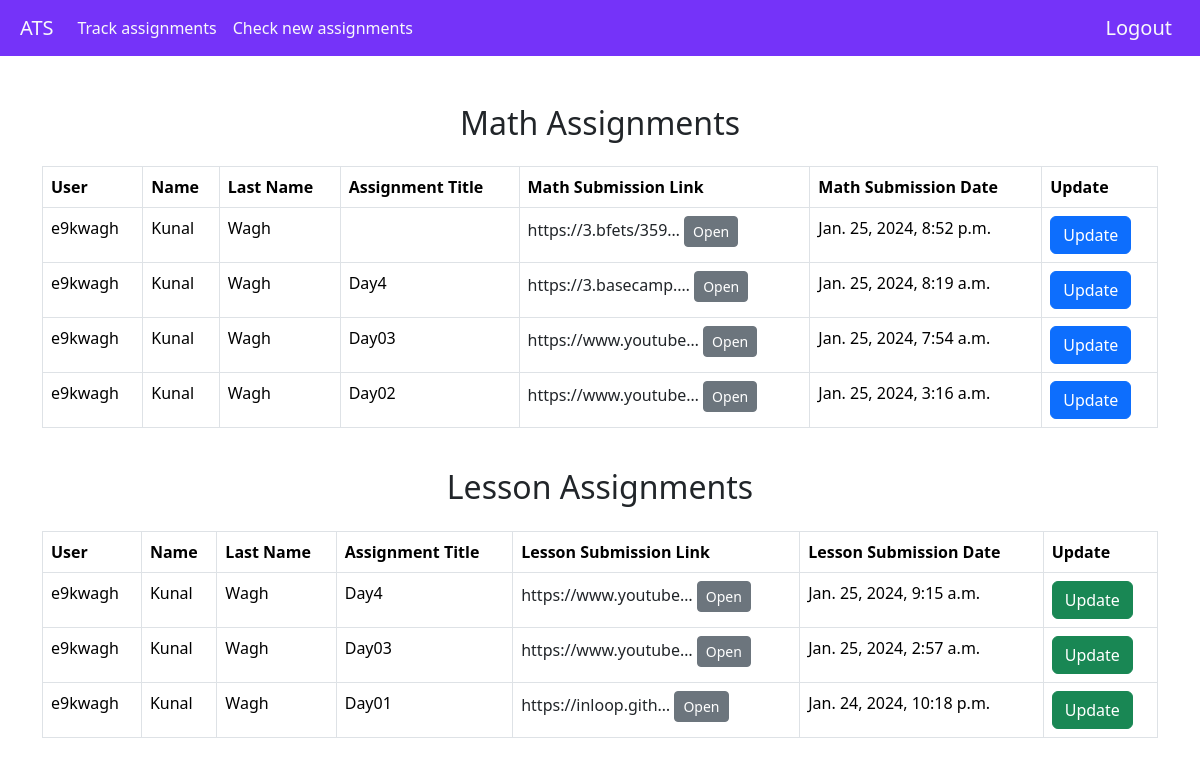
Page /student_tracker (signed in) on the earlier database version.
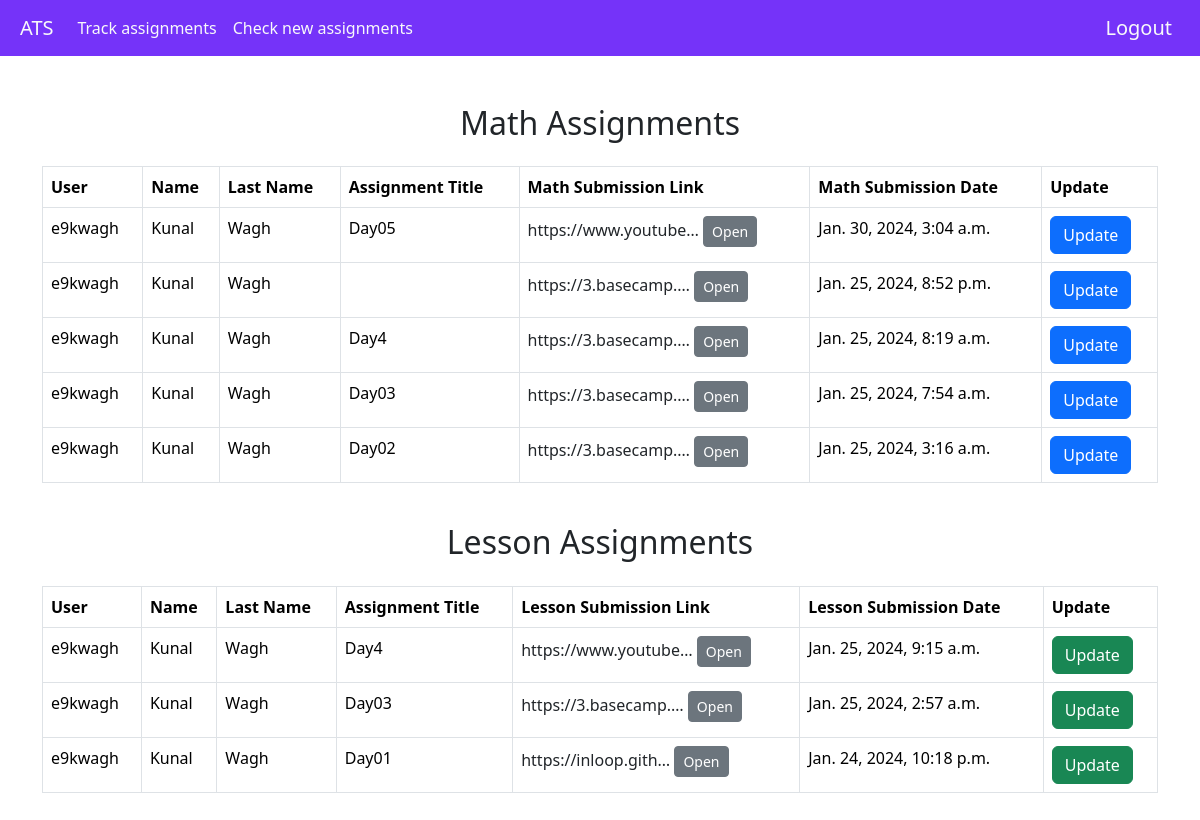
Same page on the later database version.
### student_work/models.py (models this page shows, shortened)
class Submission(models.Model):
    student = models.ForeignKey(
        User, on_delete=models.CASCADE, related_name="student_name"
    )
    assigmnets = models.ForeignKey(Assignments, on_delete=models.CASCADE)
    math_sub_link = models.URLField(null=True, blank=True)
    math_sub_date = models.DateTimeField(null=True, blank=True)
    lesson_sub_link = models.URLField(null=True, blank=True)
    lesson_sub_date = models.DateTimeField(null=True, blank=True)
    missed_deadline_count = models.IntegerField(default=0)
    on_time_submission_count = models.IntegerField(default=0)

class Assignments(models.Model):
    created_by = models.ForeignKey(
        User, on_delete=models.CASCADE, related_name="created_assignments"
    )
    created_at = models.DateTimeField(auto_now_add=True)
    updated_at = models.DateTimeField(auto_now=True)
    title = models.CharField(max_length=200, blank=True)
    description = models.TextField(max_length=150, blank=True)
    is_submitted = models.BooleanField(default=False)
    math_send_time = models.DateTimeField()
    math_deadline = models.DateTimeField()
    math_question_link = models.URLField()
    lesson_send_time = models.DateTimeField()
    lesson_deadline = models.DateTimeField()
    lesson_question_link = models.URLField()

### student_work/views.py (the view)
# urls.py: path("student_tracker", views.student_tracker, name="student_tracker"),
@login_required(login_url="studentlogin")
def student_tracker(request):
    math_submissions = Submission.objects.filter(
        student=request.user, math_sub_link__isnull=False, math_sub_date__isnull=False
    ).order_by("-math_sub_date")
    print("math_submissions", math_submissions)
    lesson_submissions = Submission.objects.filter(
        student=request.user,
        lesson_sub_link__isnull=False,
        lesson_sub_date__isnull=False,
    ).order_by("-lesson_sub_date")
    math_update_Form = Math_update_Form()
    lesson_update_Form = Lesson_update_Form()
    context = {
        "math_submissions": math_submissions,
        "lesson_submissions": lesson_submissions,
        "math_update_Form": math_update_Form,
        "lesson_update_Form": lesson_update_Form,
    }
    return render(request, "student_work/student_tracker.html", context)

### student_work/templates/student_work/student_tracker.html (shortened to what the changed rows need)
{% extends 'student_work/base.html' %}
{% block content %}
<div class="container mt-5 mb-4">
    <h2 class="text-center my-4">Math Assignments</h2>
    <div class="table-responsive">
        <table class="table table-bordered">
            <thead>
                <tr>
                    <th>User</th>
                    <th>Name</th>
                    <th>Last Name</th>
                    <th>Assignment Title</th>
                    <th>Math Submission Link</th>
                    <th>Math Submission Date</th>
                    <th>Update</th>
                </tr>
            </thead>
            <tbody>
                {% for submission in math_submissions %}
                <tr>
                    <td>{{ submission.student.username }}</td>
                    <td>{{ submission.student.first_name }}</td>
                    <td>{{ submission.student.last_name }}</td>
                    <td>{{ submission.assigmnets.title }}</td>
                    <td>
                        <a
                            href="{{ submission.math_sub_link }}"
                            data-bs-toggle="popover"
                            data-bs-content="{{ submission.math_sub_link }}"
                            data-bs-trigger="hover"
                            data-bs-placement="top"
                            role="button"
                            class="text-decoration-none text-dark"
                            target="_blank"
                            style="transition: color 0.3s;"
                        >
                            {{ submission.math_sub_link|truncatechars:20 }}
                            <button
                                class="btn btn-sm btn-secondary"
                                data-bs-toggle="tooltip"
                                data-bs-placement="top"
                                title="Open in New Tab"
                                style="pointer-events: none;"
                            >
                                Open
                            </button>
                        </a>
                    </td>
                    <td>{{ submission.math_sub_date }}</td>
                    <td>
                        <button class="btn btn-primary" data-bs-toggle="modal" data-bs-target="#exampleModalMath_{{ submission.id }}">
                            Update
                        </button>
                    </td>
                </tr>
                {% endfor %}
            </tbody>
        </table>
    </div>
    <h2 class="text-center my-4">Lesson Assignments</h2>
    <div class="table-responsive">
        <table class="table table-bordered">
            <thead>
                <tr>
                    <th>User</th>
                    <th>Name</th>
                    <th>Last Name</th>
                    <th>Assignment Title</th>
                    <th>Lesson Submission Link</th>
                    <th>Lesson Submission Date</th>
                    <th>Update</th>
                </tr>
            </thead>
            <tbody>
                {% for submission in lesson_submissions %}
                <tr>
                    <td>{{ submission.student.username }}</td>
                    <td>{{ submission.student.first_name }}</td>
                    <td>{{ submission.student.last_name }}</td>
                    <td>{{ submission.assigmnets.title }}</td>
                    <td>
                        <a
                            href="{{ submission.lesson_sub_link }}"
                            data-bs-toggle="popover"
                            data-bs-content="{{ submission.lesson_sub_link }}"
                            data-bs-trigger="hover"
                            data-bs-placement="top"
                            role="button"
                            class="text-decoration-none text-dark"
                            target="_blank"
                            style="transition: color 0.3s;"
                        >
                            {{ submission.lesson_sub_link|truncatechars:20 }}
                            <button
                                class="btn btn-sm btn-secondary"
                                data-bs-toggle="tooltip"
                                data-bs-placement="top"
                                title="Open in New Tab"
                                style="pointer-events: none;"
                            >
                                Open
                            </button>
                        </a>
                    </td>
                    <td>{{ submission.lesson_sub_date }}</td>
                    <td>
                        <button class="btn btn-success" data-bs-toggle="modal" data-bs-target="#exampleModalLesson_{{ submission.id }}">
                            Update
                        </button>
                    </td>
                </tr>
                {% endfor %}
            </tbody>
        </table>
    </div>
</div>
{% endblock %}

Differences in the rows shown:
added Submission: student.username "e9kwagh", student.first_name "Kunal", student.last_name "Wagh", assigmnets "Day05", math_sub_link "https://www.youtube…", math_sub_date "Jan. 30, 2024, 3:04 a.m.", shown under "Math Assignments"
changed Submission "Jan. 25, 2024, 8:52 p.m.": math_sub_link "https://3.bfets/359…" → "https://3.basecamp.…"
changed Submission "Jan. 25, 2024, 7:54 a.m.": math_sub_link "https://www.youtube…" → "https://3.basecamp.…"; lesson_sub_link "https://www.youtube…" → "https://3.basecamp.…"
changed Submission "Jan. 25, 2024, 3:16 a.m.": math_sub_link "https://www.youtube…" → "https://3.basecamp.…"
